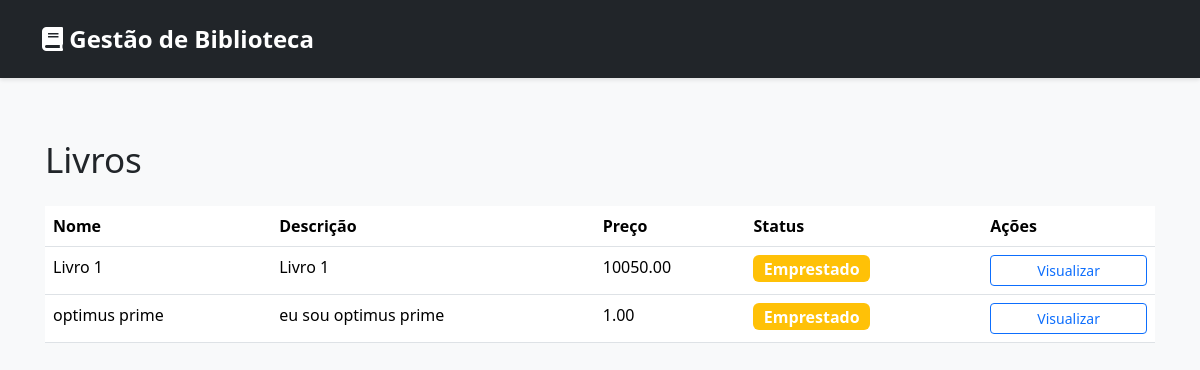
/products/, run on an earlier commit of the app's database.
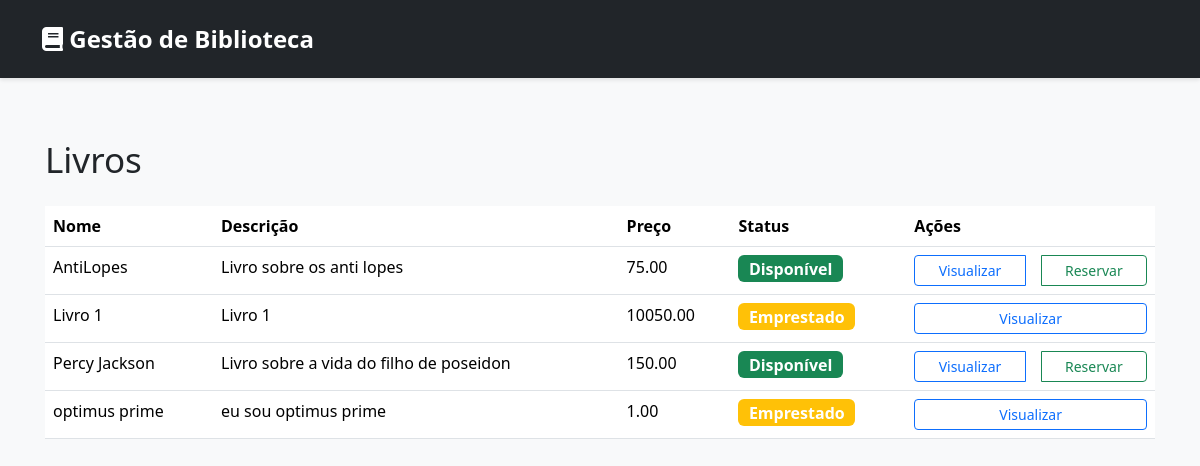
And on a later commit of the database.
### products/models.py (models this page shows, shortened)
class Product(models.Model):
    name = models.CharField('Name', max_length=100)
    description = models.TextField('Description', blank=True)
    price = models.DecimalField('Price', decimal_places=2, max_digits=8)
    created = models.DateTimeField('Created', auto_now_add=True)
    changed = models.DateTimeField('Changed', auto_now=True)
    available = models.BooleanField(default=True)
    STATUS_CHOICES = [
        ('disponivel', 'Disponível'),
        ('emprestado', 'Emprestado'),
        ('em_manutencao', 'Em Manutenção'),
        ('indisponivel', 'Indisponível'),
    ]
    status = models.CharField(
        max_length=20,
        choices=STATUS_CHOICES,
        default='disponivel'
    )
    class Meta:
        ordering = ['name']

### products/views.py (the view)
# urls.py: path('', views.ProductList.as_view(), name='product_list'),
class ProductList(ListView):
    model = Product

### products/templates/products/product_list.html (shortened to what this page needs)
{% extends 'products/base.html' %} {% block content %}
<h1 class="my-4">
  <small>Livros</small>
</h1>
<div class="row">
  {% if object_list %}
  <div class="col-12" style="overflow-x: scroll">
    <table class="table">
      <thead class="thead-dark">
        <tr>
          <th scope="col">Nome</th>
          <th scope="col">Descrição</th>
          <th scope="col">Preço</th>
          <th scope="col">Status</th>
          <th scope="col">Ações</th>
        </tr>
      </thead>
      <tbody>
        {% for product in object_list %}
        <tr>
          <td>{{ product.name }}</td>
          <td>{{ product.description }}</td>
          <td>{{ product.price }}</td>
          <td>
            {% if product.status == 'disponivel' %}
              <span class="badge bg-success">Disponível</span>
            {% elif product.status == 'emprestado' %}
              <span class="badge bg-warning">Emprestado</span>
            {% elif product.status == 'em_manutencao' %}
              <span class="badge bg-info">Em Manutenção</span>
            {% else %}
              <span class="badge bg-danger">Indisponível</span>
            {% endif %}
          </td>
          <td>
            <div class="btn-group" role="group">
              <a href="{% url 'product_view' product.id %}" class="btn btn-outline-primary btn-sm">
                Visualizar
              </a>
              {% if not user.is_superuser and not user.is_staff and product.status == 'disponivel' %}
                <a href="{% url 'reserve_book' product.id %}" class="btn btn-outline-success btn-sm">
                  Reservar
                </a>
              {% endif %}
            </div>
          </td>
        </tr>
        {% endfor %}
      </tbody>
    </table>
  </div>
  {% endif %}
</div>
{% endblock %}

### products/templates/products/base.html (shortened to what this page needs)
{% load static %}
<!DOCTYPE html>
<html lang="en">
  <head>
    <link href="{% static 'css/bootstrap.min.css' %}" rel="stylesheet" />
    <link href="{% static 'css/style.css' %}" rel="stylesheet" />
    <link rel="stylesheet" href="https://cdnjs.cloudflare.com/ajax/libs/font-awesome/5.15.4/css/all.min.css">
  </head>
  <body>
    <nav class="navbar navbar-expand-lg navbar-dark bg-dark">
      <div class="container">
        <a class="navbar-brand" href="{% url 'product_list' %}">
          <i class="fas fa-book"></i> Gestão de Biblioteca
        </a>
      </div>
    </nav>
    <div class="container" id="app">{% block content %} {% endblock %}</div>
  </body>
</html>

### static/css/style.css (style rules this page uses)
body { background-color: #f8f9fa; font-family: 'Segoe UI', Tahoma, Geneva, Verdana, sans-serif; }
.navbar { display: flex; justify-content: space-between; align-items: center; box-shadow: 0 2px 4px rgba(0,0,0,.1); padding: 1rem 0; gap: 1rem; }
.navbar-brand { font-size: 1.5rem; font-weight: 600; color: #fff !important; }
.container#app { padding: 2rem 15px; min-height: calc(100vh - 76px); }
.btn-group { display: flex; width: 100%; gap: 1rem; }
.badge { font-size: 1rem; }

What changed in the data, as far as the page shows it:
added Product: name "AntiLopes", description "Livro sobre os anti lopes", price "75.00", status "Disponível"
added Product: name "Percy Jackson", description "Livro sobre a vida do filho de poseidon", price "150.00", status "Disponível"
